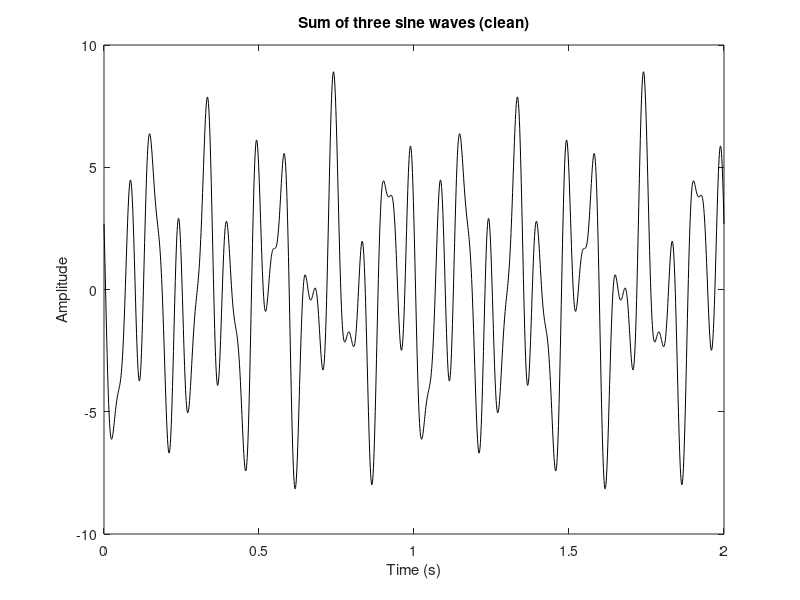
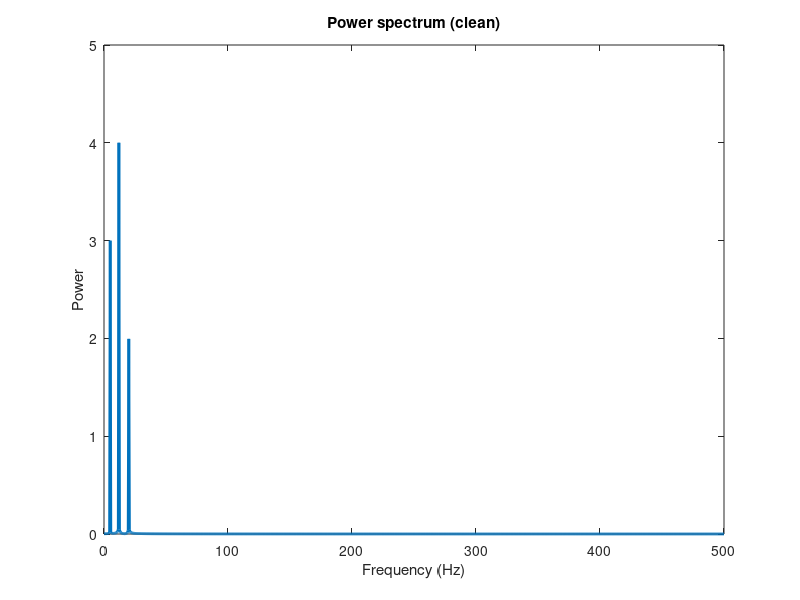
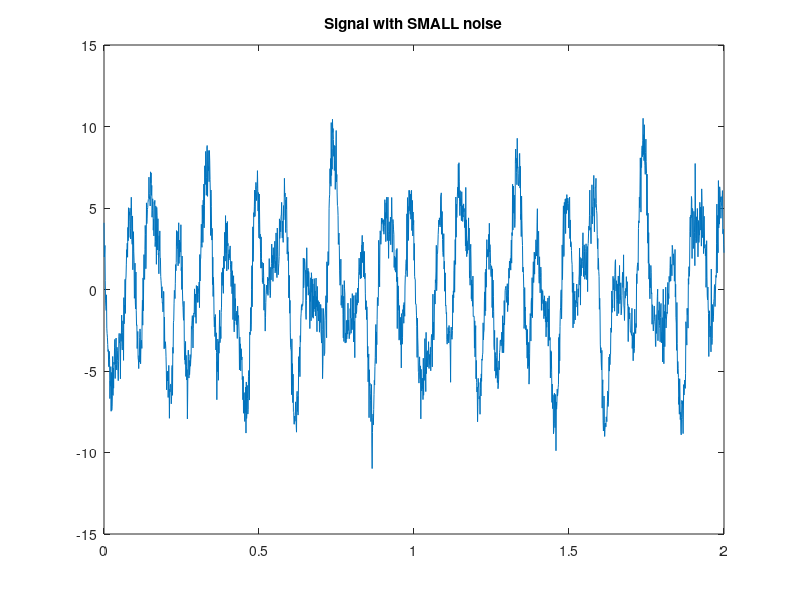
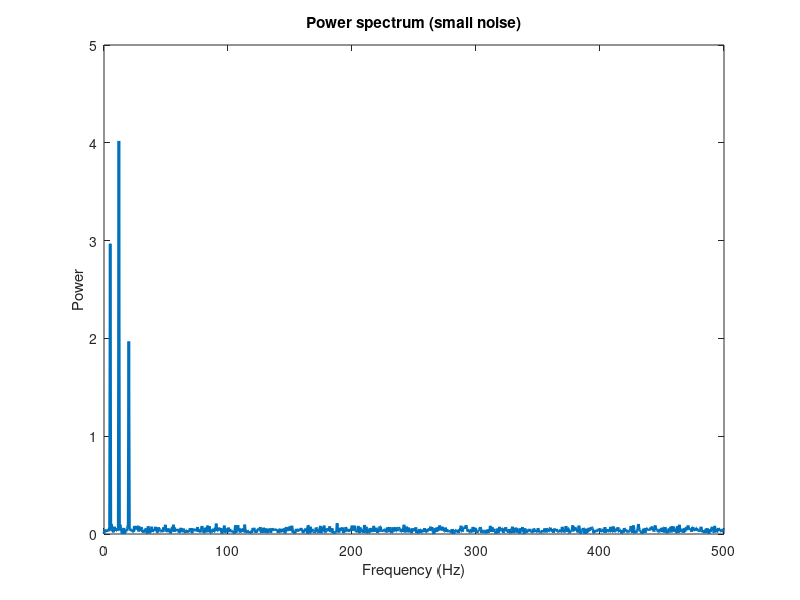

MATLAB code for these plots, in order:
%% Exercise 3 — Generate & Sum Sine Waves, Add Noise, Compute FFT
% Generate a time series by creating and summing sine waves, as in
% figure 11.2B. Use between two and four sine waves, so that the
% individual sine waves are still somewhat visible in the sum. Perform a
% Fourier analysis (you can use the fft function) on the resulting time
% series and plot the power structure. Confirm that your code is correct by
% comparing the frequencies with nonzero power to the frequencies of the
% sine waves that you generated. Now try adding random noise to the
% signal before computing the Fourier transform. First, add a small
% amount of noise so that the sine waves are still visually recognizable.
% Next, add a large amount of noise so that the sine waves are no longer
% visually recognizable in the time domain data. Perform a Fourier
% analysis on the two noisy signals and plot the results. What is the effect
% of a small and a large amount of noise in the power spectrum? Are the
% sine waves with noise easier to detect in the time domain or in the
% frequency domain, or is it equally easy/difficult to detect a sine wave in
% the presence of noise?

clear; close all; clc;

%% Time and sampling rate
srate = 1000;
time  = 0:1/srate:2;

%% Create sine waves 
frex   = [ 5 12 20 ];
amp = [ 3 4 2 ];
phases = 2*pi*rand(1,3);

sine_waves = zeros(length(frex), length(time));

for fi = 1:length(frex)
    sine_waves(fi,:) = amp(fi) * sin(2*pi*frex(fi).*time + phases(fi));
end

%% Sum the waves
signal_clean = sum(sine_waves);

figure
plot(time, signal_clean, 'k')
title('Sum of three sine waves (clean)')
xlabel('Time (s)')
ylabel('Amplitude')

%% FFT of clean signal
N = length(signal_clean);
hz = linspace(0, srate/2, floor(N/2)+1);

fft_clean = fft(signal_clean)/N;

figure
plot(hz, abs(fft_clean(1:length(hz))*2),'linew',2)
xlabel('Frequency (Hz)')
ylabel('Power')
title('Power spectrum (clean)')

%% SMALL noise
noise_small = randn(size(signal_clean))*1;
signal_small = signal_clean + noise_small;

figure
plot(time, signal_small)
title('Signal with SMALL noise')

fft_small = fft(signal_small)/N;

figure
plot(hz, abs(fft_small(1:length(hz))*2),'linew',2)
xlabel('Frequency (Hz)')
ylabel('Power')
title('Power spectrum (small noise)')

%% LARGE noise
noise_large = randn(size(signal_clean))*8;
signal_large = signal_clean + noise_large;

figure
plot(time, signal_large)
title('Signal with LARGE noise')

fft_large = fft(signal_large)/N;

figure
plot(hz, abs(fft_large(1:length(hz))*2),'linew',2)
xlabel('Frequency (Hz)')
ylabel('Power')
title('Power spectrum (large noise)')
